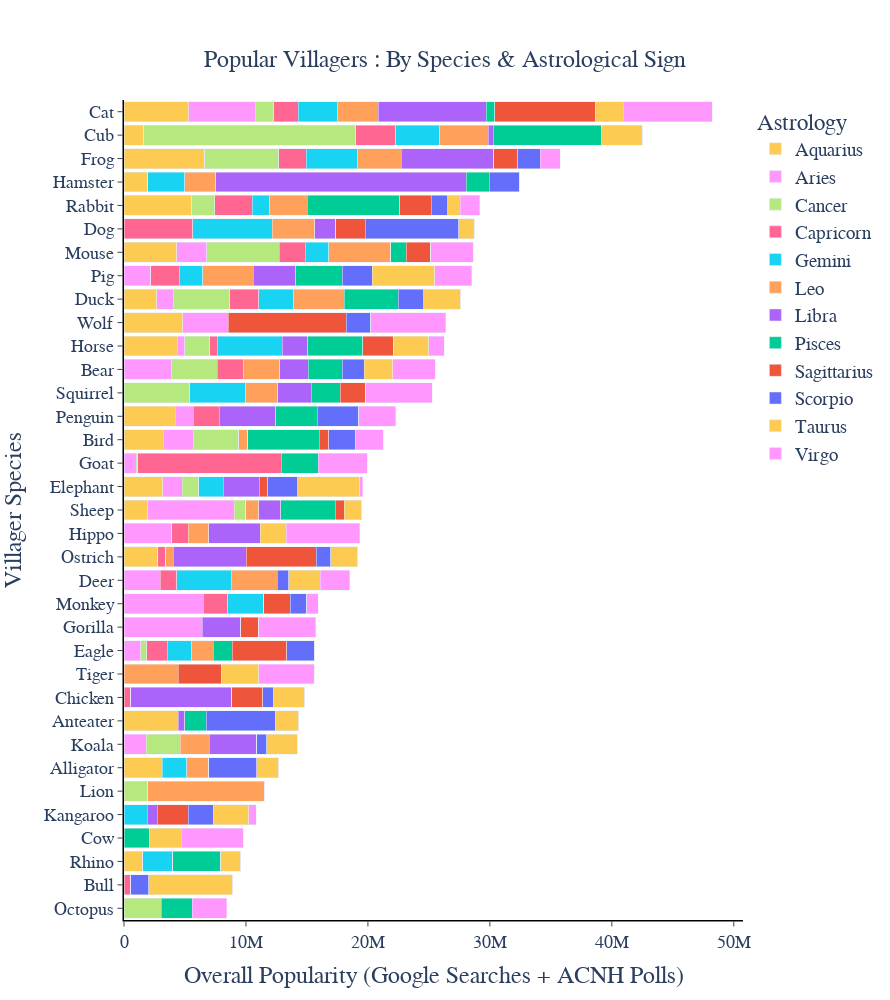

Notebook code for this chart:
### Code cell
fig2astrospec = px.bar(species_astro, color="Astrology",title= "Popular Villagers: What Species are they?",
              color_discrete_sequence=px.colors.qualitative.Plotly_r,orientation='h')
fig2astrospec.update_traces(textfont_size=18,width=0.85)
fig2astrospec.update_layout(font=dict(size=20),title_font_size=24,legend_font_size=19,width=1000,height=600,font_family="Courier",yaxis_title="Villager Species",xaxis_title="Overall Popularity (Google Searches + ACNH Polls)")
fig2astrospec.update_layout(height=1000,width=890,autosize=False,font_family="Helvetica",plot_bgcolor='white')
fig2astrospec.update_xaxes(showgrid=False,showline=True, tickfont_size=18,ticks='outside',linecolor="black",linewidth=1.5)
fig2astrospec.update_yaxes(showgrid=False,showline=True, tickfont_size=18,ticks='outside',linecolor="black",linewidth=1.5)
fig2astrospec.update_layout(
    title={
        'text': "Popular Villagers : By Species & Astrological Sign",
        'y':0.95,
        'x':0.5})
fig2astrospec.update_layout(barmode='stack', yaxis={'categoryorder':'total ascending'})
fig2astrospec.show()

### Figure 1 — Plotly figure (JSON) as saved in the notebook; plotly's stock layout.template omitted (floating-point values rounded to 4 significant figures)
{"data": [{"alignmentgroup": "True", "hovertemplate": "Astrology=Aquarius<br>value=%{x}<br>Species=%{y}<extra></extra>", "legendgroup": "Aquarius", "marker": {"color": "#FECB52", "pattern": {"shape": ""}}, "name": "Aquarius", "offsetgroup": "Aquarius", "orientation": "h", "showlegend": true, "textfont": {"size": 18}, "textposition": "auto", "type": "bar", "width": 0.85, "x": [3144479, 4441687, 0, 3228014, 0, 5303926, 0, 0, 1610048, 0, 0, 2702586, 0, 3164602, 6604143, 0, 0, 1945888, 0, 4381060, 0, 0, 0, 0, 4321563, 0, 2786348, 4219566, 0, 5537503, 1555147, 1957045, 0, 0, 4803182], "xaxis": "x", "y": ["Alligator", "Anteater", "Bear", "Bird", "Bull", "Cat", "Chicken", "Cow", "Cub", "Deer", "Dog", "Duck", "Eagle", "Elephant", "Frog", "Goat", "Gorilla", "Hamster", "Hippo", "Horse", "Kangaroo", "Koala", "Lion", "Monkey", "Mouse", "Octopus", "Ostrich", "Penguin", "Pig", "Rabbit", "Rhino", "Sheep", "Squirrel", "Tiger", "Wolf"], "yaxis": "y"}, {"alignmentgroup": "True", "hovertemplate": "Astrology=Aries<br>value=%{x}<br>Species=%{y}<extra></extra>", "legendgroup": "Aries", "marker": {"color": "#FF97FF", "pattern": {"shape": ""}}, "name": "Aries", "offsetgroup": "Aries", "orientation": "h", "showlegend": true, "textfont": {"size": 18}, "textposition": "auto", "type": "bar", "width": 0.85, "x": [0, 0, 3918535, 2448853, 0, 5455462, 0, 0, 0, 2962639, 0, 1353459, 1364200, 1610355, 0, 1008960, 6435673, 0, 3926531, 588050, 0, 1843821, 0, 6508560, 2475213, 0, 0, 1467157, 2186540, 0, 0, 7102626, 0, 0, 3746877], "xaxis": "x", "y": ["Alligator", "Anteater", "Bear", "Bird", "Bull", "Cat", "Chicken", "Cow", "Cub", "Deer", "Dog", "Duck", "Eagle", "Elephant", "Frog", "Goat", "Gorilla", "Hamster", "Hippo", "Horse", "Kangaroo", "Koala", "Lion", "Monkey", "Mouse", "Octopus", "Ostrich", "Penguin", "Pig", "Rabbit", "Rhino", "Sheep", "Squirrel", "Tiger", "Wolf"], "yaxis": "y"}, {"alignmentgroup": "True", "hovertemplate": "Astrology=Cancer<br>value=%{x}<br>Species=%{y}<extra></extra>", "legendgroup": "Cancer", "marker": {"color": "#B6E880", "pattern": {"shape": ""}}, "name": "Cancer", "offsetgroup": "Cancer", "orientation": "h", "showlegend": true, "textfont": {"size": 18}, "textposition": "auto", "type": "bar", "width": 0.85, "x": [0, 0, 3731490, 3741610, 0, 1522781, 0, 0, 17402809, 0, 0, 4621001, 519091, 1374068, 6092132, 125267, 0, 0, 0, 2071162, 0, 2782386, 1931160, 0, 5923197, 3063629, 0, 0, 0, 1902276, 0, 935574, 5407165, 0, 0], "xaxis": "x", "y": ["Alligator", "Anteater", "Bear", "Bird", "Bull", "Cat", "Chicken", "Cow", "Cub", "Deer", "Dog", "Duck", "Eagle", "Elephant", "Frog", "Goat", "Gorilla", "Hamster", "Hippo", "Horse", "Kangaroo", "Koala", "Lion", "Monkey", "Mouse", "Octopus", "Ostrich", "Penguin", "Pig", "Rabbit", "Rhino", "Sheep", "Squirrel", "Tiger", "Wolf"], "yaxis": "y"}, {"alignmentgroup": "True", "hovertemplate": "Astrology=Capricorn<br>value=%{x}<br>Species=%{y}<extra></extra>", "legendgroup": "Capricorn", "marker": {"color": "#FF6692", "pattern": {"shape": ""}}, "name": "Capricorn", "offsetgroup": "Capricorn", "orientation": "h", "showlegend": true, "textfont": {"size": 18}, "textposition": "auto", "type": "bar", "width": 0.85, "x": [0, 0, 2133521, 0, 542663, 2004869, 568193, 0, 3259823, 1350294, 5644634, 2370315, 1667060, 0, 2264187, 11764769, 0, 0, 1333895, 621881, 0, 0, 0, 1987360, 2132426, 0, 649576, 2104305, 2336117, 3088096, 0, 0, 0, 0, 0], "xaxis": "x", "y": ["Alligator", "Anteater", "Bear", "Bird", "Bull", "Cat", "Chicken", "Cow", "Cub", "Deer", "Dog", "Duck", "Eagle", "Elephant", "Frog", "Goat", "Gorilla", "Hamster", "Hippo", "Horse", "Kangaroo", "Koala", "Lion", "Monkey", "Mouse", "Octopus", "Ostrich", "Penguin", "Pig", "Rabbit", "Rhino", "Sheep", "Squirrel", "Tiger", "Wolf"], "yaxis": "y"}, {"alignmentgroup": "True", "hovertemplate": "Astrology=Gemini<br>value=%{x}<br>Species=%{y}<extra></extra>", "legendgroup": "Gemini", "marker": {"color": "#19D3F3", "pattern": {"shape": ""}}, "name": "Gemini", "offsetgroup": "Gemini", "orientation": "h", "showlegend": true, "textfont": {"size": 18}, "textposition": "auto", "type": "bar", "width": 0.85, "x": [2001478, 0, 0, 0, 0, 3257755, 0, 0, 3620551, 4473464, 6507158, 2862779, 1988848, 1988656, 4191458, 0, 0, 3016446, 0, 5295394, 1894572, 0, 0, 2969774, 1923043, 0, 0, 0, 1947343, 1407179, 2438601, 0, 4589071, 0, 0], "xaxis": "x", "y": ["Alligator", "Anteater", "Bear", "Bird", "Bull", "Cat", "Chicken", "Cow", "Cub", "Deer", "Dog", "Duck", "Eagle", "Elephant", "Frog", "Goat", "Gorilla", "Hamster", "Hippo", "Horse", "Kangaroo", "Koala", "Lion", "Monkey", "Mouse", "Octopus", "Ostrich", "Penguin", "Pig", "Rabbit", "Rhino", "Sheep", "Squirrel", "Tiger", "Wolf"], "yaxis": "y"}, {"alignmentgroup": "True", "hovertemplate": "Astrology=Leo<br>value=%{x}<br>Species=%{y}<extra></extra>", "legendgroup": "Leo", "marker": {"color": "#FFA15A", "pattern": {"shape": ""}}, "name": "Leo", "offsetgroup": "Leo", "orientation": "h", "showlegend": true, "textfont": {"size": 18}, "textposition": "auto", "type": "bar", "width": 0.85, "x": [1785643, 0, 2997874, 728688, 0, 3315090, 0, 0, 3972030, 3763878, 3488457, 4139931, 1787203, 0, 3581586, 0, 0, 2555811, 1695802, 0, 0, 2376763, 9565407, 0, 5076634, 0, 591229, 0, 4118772, 3092649, 0, 1056690, 2623076, 4456876, 0], "xaxis": "x", "y": ["Alligator", "Anteater", "Bear", "Bird", "Bull", "Cat", "Chicken", "Cow", "Cub", "Deer", "Dog", "Duck", "Eagle", "Elephant", "Frog", "Goat", "Gorilla", "Hamster", "Hippo", "Horse", "Kangaroo", "Koala", "Lion", "Monkey", "Mouse", "Octopus", "Ostrich", "Penguin", "Pig", "Rabbit", "Rhino", "Sheep", "Squirrel", "Tiger", "Wolf"], "yaxis": "y"}, {"alignmentgroup": "True", "hovertemplate": "Astrology=Libra<br>value=%{x}<br>Species=%{y}<extra></extra>", "legendgroup": "Libra", "marker": {"color": "#AB63FA", "pattern": {"shape": ""}}, "name": "Libra", "offsetgroup": "Libra", "orientation": "h", "showlegend": true, "textfont": {"size": 18}, "textposition": "auto", "type": "bar", "width": 0.85, "x": [0, 526085, 2314535, 0, 0, 8823551, 8276653, 0, 414780, 0, 1702459, 0, 0, 2964035, 7596099, 0, 3128010, 20562524, 4207145, 2128216, 814212, 3881141, 0, 0, 259, 0, 5992478, 4662768, 3495491, 0, 0, 1804056, 2752292, 0, 0], "xaxis": "x", "y": ["Alligator", "Anteater", "Bear", "Bird", "Bull", "Cat", "Chicken", "Cow", "Cub", "Deer", "Dog", "Duck", "Eagle", "Elephant", "Frog", "Goat", "Gorilla", "Hamster", "Hippo", "Horse", "Kangaroo", "Koala", "Lion", "Monkey", "Mouse", "Octopus", "Ostrich", "Penguin", "Pig", "Rabbit", "Rhino", "Sheep", "Squirrel", "Tiger", "Wolf"], "yaxis": "y"}, {"alignmentgroup": "True", "hovertemplate": "Astrology=Pisces<br>value=%{x}<br>Species=%{y}<extra></extra>", "legendgroup": "Pisces", "marker": {"color": "#00CC96", "pattern": {"shape": ""}}, "name": "Pisces", "offsetgroup": "Pisces", "orientation": "h", "showlegend": true, "textfont": {"size": 18}, "textposition": "auto", "type": "bar", "width": 0.85, "x": [0, 1769126, 2786335, 5843267, 0, 721530, 0, 2090087, 8841453, 0, 0, 4436905, 1565668, 0, 0, 3019845, 0, 1887477, 0, 4478361, 0, 0, 0, 0, 1271081, 2529942, 0, 3378209, 3806443, 7566850, 3938887, 4468975, 2371707, 0, 0], "xaxis": "x", "y": ["Alligator", "Anteater", "Bear", "Bird", "Bull", "Cat", "Chicken", "Cow", "Cub", "Deer", "Dog", "Duck", "Eagle", "Elephant", "Frog", "Goat", "Gorilla", "Hamster", "Hippo", "Horse", "Kangaroo", "Koala", "Lion", "Monkey", "Mouse", "Octopus", "Ostrich", "Penguin", "Pig", "Rabbit", "Rhino", "Sheep", "Squirrel", "Tiger", "Wolf"], "yaxis": "y"}, {"alignmentgroup": "True", "hovertemplate": "Astrology=Sagittarius<br>value=%{x}<br>Species=%{y}<extra></extra>", "legendgroup": "Sagittarius", "marker": {"color": "#EF553B", "pattern": {"shape": ""}}, "name": "Sagittarius", "offsetgroup": "Sagittarius", "orientation": "h", "showlegend": true, "textfont": {"size": 18}, "textposition": "auto", "type": "bar", "width": 0.85, "x": [0, 0, 0, 789606, 0, 8233306, 2540375, 0, 0, 0, 2449341, 0, 4454579, 687810, 1952194, 0, 1503179, 0, 0, 2559573, 2544511, 0, 0, 2150116, 2027197, 0, 5763272, 0, 0, 2604741, 0, 743733, 2078324, 3510936, 9663199], "xaxis": "x", "y": ["Alligator", "Anteater", "Bear", "Bird", "Bull", "Cat", "Chicken", "Cow", "Cub", "Deer", "Dog", "Duck", "Eagle", "Elephant", "Frog", "Goat", "Gorilla", "Hamster", "Hippo", "Horse", "Kangaroo", "Koala", "Lion", "Monkey", "Mouse", "Octopus", "Ostrich", "Penguin", "Pig", "Rabbit", "Rhino", "Sheep", "Squirrel", "Tiger", "Wolf"], "yaxis": "y"}, {"alignmentgroup": "True", "hovertemplate": "Astrology=Scorpio<br>value=%{x}<br>Species=%{y}<extra></extra>", "legendgroup": "Scorpio", "marker": {"color": "#636EFA", "pattern": {"shape": ""}}, "name": "Scorpio", "offsetgroup": "Scorpio", "orientation": "h", "showlegend": true, "textfont": {"size": 18}, "textposition": "auto", "type": "bar", "width": 0.85, "x": [3954593, 5646618, 1818794, 2175097, 1486892, 0, 845593, 0, 0, 958633, 7651590, 2090343, 2263554, 2474682, 1846745, 0, 0, 2430806, 0, 0, 2066096, 815579, 0, 1380446, 0, 0, 1180447, 3401602, 2480728, 1332223, 0, 0, 0, 0, 2018197], "xaxis": "x", "y": ["Alligator", "Anteater", "Bear", "Bird", "Bull", "Cat", "Chicken", "Cow", "Cub", "Deer", "Dog", "Duck", "Eagle", "Elephant", "Frog", "Goat", "Gorilla", "Hamster", "Hippo", "Horse", "Kangaroo", "Koala", "Lion", "Monkey", "Mouse", "Octopus", "Ostrich", "Penguin", "Pig", "Rabbit", "Rhino", "Sheep", "Squirrel", "Tiger", "Wolf"], "yaxis": "y"}, {"alignmentgroup": "True", "hovertemplate": "Astrology=Taurus<br>value=%{x}<br>Species=%{y}<extra></extra>", "legendgroup": "Taurus", "marker": {"color": "#FECB52", "pattern": {"shape": ""}}, "name": "Taurus", "offsetgroup": "Taurus", "orientation": "h", "showlegend": true, "textfont": {"size": 18}, "textposition": "auto", "type": "bar", "width": 0.85, "x": [1807134, 1944223, 2315050, 0, 6877481, 2303274, 2590344, 2598255, 3384455, 2595659, 1259793, 3017985, 0, 5066018, 0, 0, 0, 0, 2139767, 2881247, 2913326, 2502220, 0, 0, 0, 0, 2200949, 0, 5124971, 1029608, 1633189, 1443923, 915, 3098198, 0], "xaxis": "x", "y": ["Alligator", "Anteater", "Bear", "Bird", "Bull", "Cat", "Chicken", "Cow", "Cub", "Deer", "Dog", "Duck", "Eagle", "Elephant", "Frog", "Goat", "Gorilla", "Hamster", "Hippo", "Horse", "Kangaroo", "Koala", "Lion", "Monkey", "Mouse", "Octopus", "Ostrich", "Penguin", "Pig", "Rabbit", "Rhino", "Sheep", "Squirrel", "Tiger", "Wolf"], "yaxis": "y"}, {"alignmentgroup": "True", "hovertemplate": "Astrology=Virgo<br>value=%{x}<br>Species=%{y}<extra></extra>", "legendgroup": "Virgo", "marker": {"color": "#FF97FF", "pattern": {"shape": ""}}, "name": "Virgo", "offsetgroup": "Virgo", "orientation": "h", "showlegend": true, "textfont": {"size": 18}, "textposition": "auto", "type": "bar", "width": 0.85, "x": [0, 0, 3494773, 2305832, 0, 7277038, 0, 5103998, 0, 2386980, 0, 0, 0, 230506, 1638838, 4013520, 4667234, 0, 6043230, 1236971, 592008, 0, 0, 936129, 3501876, 2838334, 0, 3058311, 3018184, 1623712, 0, 0, 5467493, 4538612, 6155056], "xaxis": "x", "y": ["Alligator", "Anteater", "Bear", "Bird", "Bull", "Cat", "Chicken", "Cow", "Cub", "Deer", "Dog", "Duck", "Eagle", "Elephant", "Frog", "Goat", "Gorilla", "Hamster", "Hippo", "Horse", "Kangaroo", "Koala", "Lion", "Monkey", "Mouse", "Octopus", "Ostrich", "Penguin", "Pig", "Rabbit", "Rhino", "Sheep", "Squirrel", "Tiger", "Wolf"], "yaxis": "y"}], "layout": {"autosize": false, "barmode": "stack", "font": {"family": "Helvetica", "size": 20}, "height": 1000, "legend": {"font": {"size": 19}, "title": {"text": "Astrology"}, "tracegroupgap": 0}, "plot_bgcolor": "white", "title": {"font": {"size": 24}, "text": "Popular Villagers : By Species & Astrological Sign", "x": 0.5, "y": 0.95}, "width": 890, "xaxis": {"anchor": "y", "domain": [0, 1], "linecolor": "black", "linewidth": 1.5, "showgrid": false, "showline": true, "tickfont": {"size": 18}, "ticks": "outside", "title": {"text": "Overall Popularity (Google Searches + ACNH Polls)"}}, "yaxis": {"anchor": "x", "categoryorder": "total ascending", "domain": [0, 1], "linecolor": "black", "linewidth": 1.5, "showgrid": false, "showline": true, "tickfont": {"size": 18}, "ticks": "outside", "title": {"text": "Villager Species"}}}}
